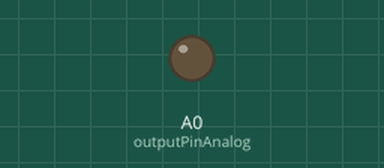
Recording of a sketch running on a simulated Arduino Uno, built with avr-gcc and run on an emulated ATmega328P. On the bench: output pins drawn as LEDs (lit = HIGH). Dashed ring = blinking.

Above: at 0.1 s.
At 12.0 s:
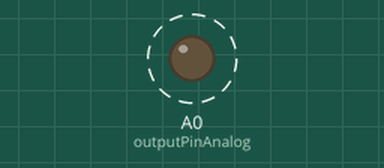
Timing chart, 0 to 13.5 s (numbered marks = the images above):
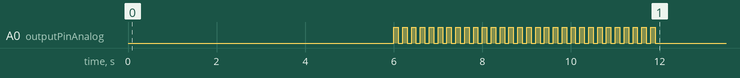

Measured:
- by itself, A0 (outputPinAnalog): LOW → HIGH at 6.0 s, → LOW 0.10 s later, → HIGH 0.10 s later, → LOW 0.10 s later, … (60 changes in this stretch)

The sketch:

wave_forms_202403032238.ino
```cpp
const int outputPinDigital = 8;
const int outputPinAnalog = A0;
const int signalCycles = 30;

int selectedWaveform = -1; // Variable to store the selected waveform
int signalLength = 100;

void setup() {
  Serial.begin(9600);
}

void loop() {
  for (int i = 0; i < signalCycles; i++) {
    transmitDigitalSquareWave();
  }
  for (int i = 0; i < signalCycles; i++) {
    transmitAnalogSquareWave();
  }

  for (int i = 0; i < signalCycles; i++) {
    transmitDigitalTriangularWave();
  }
  for (int i = 0; i < signalCycles; i++) {
    transmitAnalogTriangularWave();
  }

  for (int i = 0; i < signalCycles; i++) {
    transmitAnalogSineWave();
  }
  for (int i = 0; i < signalCycles; i++) {
    transmitDigitalSineWave();
  }
}

void transmitDigitalSquareWave() {
  digitalWrite(outputPinDigital, HIGH);
  delay(signalLength);
  digitalWrite(outputPinDigital, LOW);
  delay(signalLength);
}

void transmitAnalogSquareWave() {
  analogWrite(outputPinAnalog, 255); // High voltage level for analog output
  delay(signalLength);
  analogWrite(outputPinAnalog, 0); // Low voltage level for analog output
  delay(signalLength);
}

void transmitDigitalTriangularWave() {
  int steps = 10; // Number of steps for the wave

  // Dim in effect
  for (int j = 0; j < steps; j++) {
    digitalWrite(outputPinDigital, HIGH); // Set digital output high
    delay(signalLength * ((float)j / steps)); // Decreasing delay for dimming effect
    digitalWrite(outputPinDigital, LOW); // Set digital output low
    delay(signalLength * ((float)(steps - j) / steps)); // Increasing delay for dimming effect
  }

  // Dim out effect
  for (int j = steps; j > 0; j--) {
    digitalWrite(outputPinDigital, HIGH); // Set digital output high
    delay(signalLength * ((float)j / steps)); // Decreasing delay for dimming effect
    digitalWrite(outputPinDigital, LOW); // Set digital output low
    delay(signalLength * ((float)(steps - j) / steps)); // Increasing delay for dimming effect
  }
}

void transmitAnalogTriangularWave() {
  int steps = 100; // Number of steps for the wave

  // Dim in effect
  for (int j = 0; j < steps; j++) {
    analogWrite(outputPinAnalog, map(j, 0, steps, 0, 255)); // Set analog output based on current step
    delay(signalLength / steps); // Decreasing delay for dimming effect
  }

  // Dim out effect
  for (int j = steps; j > 0; j--) {
    analogWrite(outputPinAnalog, map(j, 0, steps, 0, 255)); // Set analog output based on current step
    delay(signalLength / steps); // Decreasing delay for dimming effect
  }
}

void transmitDigitalSineWave() {
  for (int i = 0; i < 360; i++) {
    // Map the sine wave to digital output (0 or 1)
    int outputValue = sin(i * PI / 180.0) >= 0 ? HIGH : LOW;
    digitalWrite(outputPinDigital, outputValue);
    delay(10); // Adjust this delay for desired frequency and resolution
  }
}

void transmitAnalogSineWave() {
  for (int i = 0; i < 360; i++) {
    // Map the sine wave to PWM duty cycle (0-255)
    int dutyCycle = 128 + 127 * sin(i * PI / 180.0);
    analogWrite(outputPinAnalog, dutyCycle);
    delay(10); // Adjust this delay as needed for the desired frequency
  }
}
```
